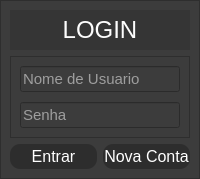
      <widget class="QWidget" name="pg_login">
       <layout class="QVBoxLayout" name="_2">
        <property name="spacing">
         <number>0</number>
        </property>
        <property name="leftMargin">
         <number>0</number>
        </property>
        <property name="topMargin">
         <number>0</number>
        </property>
        <property name="rightMargin">
         <number>0</number>
        </property>
        <property name="bottomMargin">
         <number>0</number>
        </property>
        <item>
         <widget class="QFrame" name="frame">
          <property name="styleSheet">
           <string notr="true">background-color: rgb(80, 80, 80);</string>
          </property>
          <property name="frameShape">
           <enum>QFrame::NoFrame</enum>
          </property>
          <property name="frameShadow">
           <enum>QFrame::Raised</enum>
          </property>
          <layout class="QHBoxLayout" name="horizontalLayout_2">
           <property name="spacing">
            <number>0</number>
           </property>
           <property name="leftMargin">
            <number>0</number>
           </property>
           <property name="topMargin">
            <number>0</number>
           </property>
           <property name="rightMargin">
            <number>0</number>
           </property>
           <property name="bottomMargin">
            <number>0</number>
           </property>
           <item>
            <widget class="QFrame" name="frame_2">
             <property name="maximumSize">
              <size>
               <width>400</width>
               <height>200</height>
              </size>
             </property>
             <property name="styleSheet">
              <string notr="true">background-color: rgb(60, 60, 60);</string>
             </property>
             <property name="frameShape">
              <enum>QFrame::StyledPanel</enum>
             </property>
             <property name="frameShadow">
              <enum>QFrame::Raised</enum>
             </property>
             <layout class="QVBoxLayout" name="verticalLayout_40">
              <item>
               <widget class="QLabel" name="label">
                <property name="minimumSize">
                 <size>
                  <width>0</width>
                  <height>40</height>
                 </size>
                </property>
                <property name="maximumSize">
                 <size>
                  <width>3456789</width>
                  <height>40</height>
                 </size>
                </property>
                <property name="styleSheet">
                 <string notr="true">background-color: rgb(53, 53, 53);</string>
                </property>
                <property name="text">
                 <string>&lt;html&gt;&lt;head/&gt;&lt;body&gt;&lt;p align=&quot;center&quot;&gt;&lt;span style=&quot; font-size:18pt; color:#fdfdfd;&quot;&gt;LOGIN&lt;/span&gt;&lt;/p&gt;&lt;/body&gt;&lt;/html&gt;</string>
                </property>
               </widget>
              </item>
              <item>
               <widget class="QFrame" name="frame_41">
                <property name="frameShape">
                 <enum>QFrame::StyledPanel</enum>
                </property>
                <property name="frameShadow">
                 <enum>QFrame::Raised</enum>
                </property>
                <layout class="QVBoxLayout" name="verticalLayout">
                 <item>
                  <layout class="QVBoxLayout" name="verticalLayout_4">
                   <property name="spacing">
                    <number>10</number>
                   </property>
                   <item>
                    <widget class="QLineEdit" name="username_input">
                     <property name="styleSheet">
                      <string notr="true">color: rgb(255, 255, 255);
font-size: 15px;</string>
                     </property>
                     <property name="inputMask">
                      <string/>
                     </property>
                     <property name="text">
                      <string/>
                     </property>
                     <property name="frame">
                      <bool>true</bool>
                     </property>
                     <property name="cursorPosition">
                      <number>0</number>
                     </property>
                     <property name="placeholderText">
                      <string>Nome de Usuario</string>
                     </property>
                     <property name="clearButtonEnabled">
                      <bool>false</bool>
                     </property>
                    </widget>
                   </item>
                   <item>
                    <widget class="QLineEdit" name="password_input">
                     <property name="styleSheet">
                      <string notr="true">color: rgb(255, 255, 255);
font-size: 15px;</string>
                     </property>
                     <property name="text">
                      <string/>
                     </property>
                     <property name="echoMode">
                      <enum>QLineEdit::Password</enum>
                     </property>
                     <property name="placeholderText">
                      <string>Senha</string>
                     </property>
                    </widget>
                   </item>
                  </layout>
                 </item>
                </layout>
               </widget>
              </item>
              <item>
               <layout class="QHBoxLayout" name="horizontalLayout_6">
                <item>
                 <widget class="QPushButton" name="login_button">
                  <property name="minimumSize">
                   <size>
                    <width>0</width>
                    <height>25</height>
                   </size>
                  </property>
                  <property name="maximumSize">
                   <size>
                    <width>16777215</width>
                    <height>25</height>
                   </size>
                  </property>
                  <property name="baseSize">
                   <size>
                    <width>0</width>
                    <height>0</height>
                   </size>
                  </property>
                  <property name="styleSheet">
                   <string notr="true">QPushButton{
	color:rgb(255,255,255);
	border-radius: 10px;
	font-size: 16px;
	
	background-color: rgb(45, 45, 45);
}
QPushButton:hover{background-color: #787878; color:black}</string>
                  </property>
                  <property name="text">
                   <string>Entrar</string>
                  </property>
                 </widget>
                </item>
                <item>
                 <widget class="QPushButton" name="new_account_button_2">
                  <property name="minimumSize">
                   <size>
                    <width>0</width>
                    <height>25</height>
                   </size>
                  </property>
                  <property name="maximumSize">
                   <size>
                    <width>16777215</width>
                    <height>25</height>
                   </size>
                  </property>
                  <property name="styleSheet">
                   <string notr="true">QPushButton{
	color:rgb(255,255,255);
	border-radius: 10px;
	font-size: 16px;
	
	background-color: rgb(45, 45, 45);
}
QPushButton:hover{background-color: #787878; color:black}</string>
                  </property>
                  <property name="text">
                   <string>Nova Conta</string>
                  </property>
                 </widget>
                </item>
               </layout>
              </item>
             </layout>
            </widget>
           </item>
          </layout>
         </widget>
        </item>
       </layout>
      </widget>
